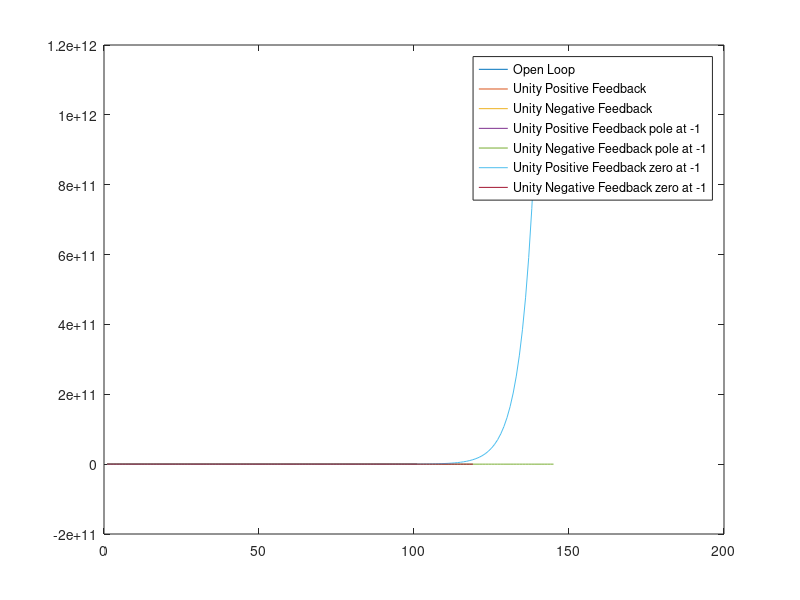

Recreate this plot in MATLAB.
num = 1;
sys1 = [1 1 -2];

plant1 = tf(num,sys1);

figure
plot(step(plant1), 'DisplayName', 'Open Loop');
hold on

z = [];
p = [];
kp = 1;
fbp = zpk(z,p,kp);

tf1 = feedback(plant1,fbp,1);
plot(step(tf1), 'DisplayName', 'Unity Positive Feedback');

kn = -1;
fbn = zpk(z,p,kn);

tf1 = feedback(plant1,fbn,1);
plot(step(tf1), 'DisplayName', 'Unity Negative Feedback');

p = [-1];
fbp = zpk(z,p,kp);

tf1 = feedback(plant1,fbp,1);
plot(step(tf1), 'DisplayName', 'Unity Positive Feedback pole at -1');

fbn = zpk(z,p,kn);

tf1 = feedback(plant1,fbn,1);
plot(step(tf1), 'DisplayName', 'Unity Negative Feedback pole at -1');

p = [0];
z = [-1]
fbp = zpk(z,p,kp);

tf1 = feedback(plant1,fbp,1);
plot(step(tf1), 'DisplayName', 'Unity Positive Feedback zero at -1');

fbn = zpk(z,p,kn);

tf1 = feedback(plant1,fbn,1);
plot(step(tf1), 'DisplayName', 'Unity Negative Feedback zero at -1');

legend
